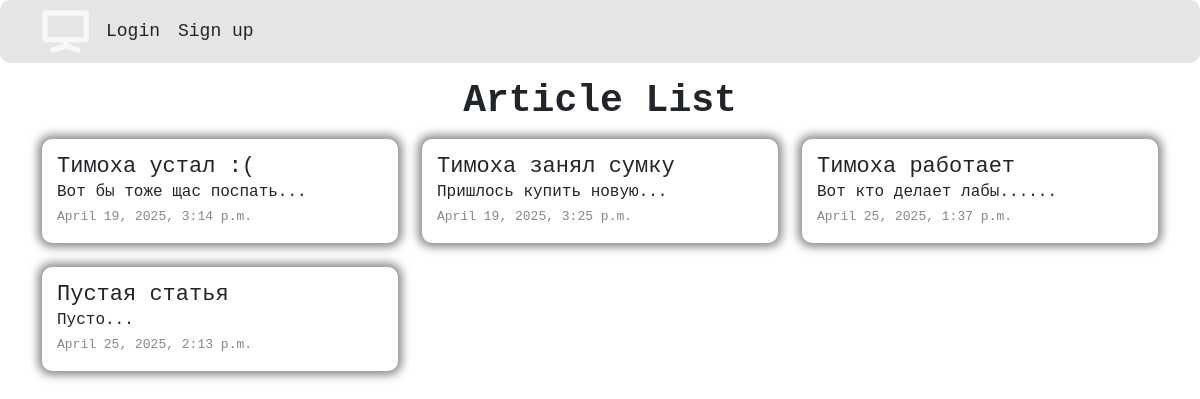
The page / on the database its author committed.
### articles/models.py (models this page shows, shortened)
class Article(models.Model):
    title = models.CharField(max_length = 200)
    slug = models.SlugField()
    body = models.TextField()
    date = models.DateTimeField(auto_now_add = True)
    thumbnail = models.ImageField(upload_to='images/', blank=True, default='images/default.png')
    author = models.ForeignKey(User, default=None, on_delete=models.CASCADE)
    def snippet(self):
       return self.body[0:50] + '...'

### articles/views.py (the view)
# urls.py: path('', views.article_list, name = 'list'),
def article_list(request):
    articles = Article.objects.all().order_by('date')
    return render(request, 'articles/article_list.html', {'articles' : articles})

### articles/templates/articles/article_list.html (shortened to what this page needs)
{%extends "articles/base_layout.html" %}
{%block content %}
<main>
    <h1>Article List</h1>
    <div class="articles">
        <div class = "container">
            <div class ="row g-4">
                {% for element in articles %}
                <div class ="col-lg-4">
                    <div class="article__item">
                        <h2>
                            <a href="{% url 'articles:article_detail' slug=element.slug %}">
                                {{ element.title }}
                            </a>
                        </h2>
                        <p>
                            {{ element.snippet }}
                        </p>
                        <time>
                            {{ element.date }}
                        </time>
                    </div>
                </div>
                {% endfor %}
            </div>
        </div>
    </div>
</main>
{% endblock content %}

### articles/templates/articles/base_layout.html (shortened to what this page needs)
{%load static %}
<!DOCTYPE html>
<html lang="en">
<head>
    <link href="https://cdn.jsdelivr.net/npm/bootstrap@5.3.5/dist/css/bootstrap.min.css"
        rel="stylesheet"
>
    <link rel="stylesheet" href="{% static '/css/style.css' %}">
</head>
<body>
    <header>
        <nav class = "navigation">
            <div class="container">
                <div class = "navigation_wrap">
                    <a href="{% url 'homepage' %}">
                        <img src="{% static '/img/logo.png' %}" alt="logo">
                    </a>
                    {% if user.is_authenticated %}
                    <form class="form_logout" action="{% url 'accounts:logout' %}" method="post">
                        {% csrf_token %}
                        <button type="submit" class = "btn">Logout</button>
                    </form>
                    <a href="{% url 'articles:create' %}" class = "btn">Create article</a>
                    {% else %}
                        <a class = "btn" href ="{% url 'accounts:login' %}">Login</a>
                        <a class = "btn " href="{% url 'accounts:signup' %}">Sign up</a>
                    {% endif %}
                </div>
            </div>
        </nav>
    </header>
    {% block content %}
    {% endblock content %}
</body>
</html>

### static/css/style.css (style rules this page uses)
body { background-color: b0b0b0; font-family: 'Courier New', Courier, monospace; margin: 0px 0px 20px 0px; }
main { border-radius: 10px; }
h1 { font-size: 38px; text-align: center; padding: 15px; margin: 0px; font-weight: 700; }
h2 { font-size: 22px; margin: 0px; }
a { text-decoration: none; color: inherit; }
p { margin-bottom: 0px; }
time { font-size: 13px; color: #888; }
.btn { padding: 1px; font-size: 18px; }
.article__item { background-color:white; box-shadow: 0px 0px 10px 4px #888; border-radius: 10px; padding: 15px; }
.article__item:last-child { margin-bottom: 0; }
.navigation { background-color: #e5e5e5; border-radius: 10px; padding: 10px 0px; }
.navigation_wrap { display: flex; align-items: center; gap: 16px; }
.navigation_wrap .btn { padding: 0px; }

### rows shown on the page
Article: title "Тимоха устал :(", snippet "Вот бы тоже щас поспать...", date "April 19, 2025, 3:14 p.m."
Article: title "Тимоха занял сумку", snippet "Пришлось купить новую...", date "April 19, 2025, 3:25 p.m."
Article: title "Тимоха работает", snippet "Вот кто делает лабы......", date "April 25, 2025, 1:37 p.m."
Article: title "Пустая статья", snippet "Пусто...", date "April 25, 2025, 2:13 p.m."
